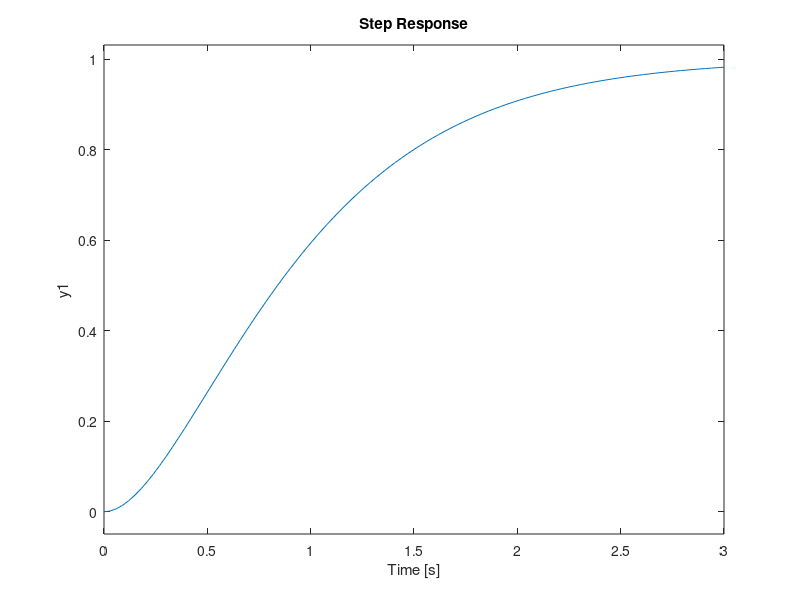
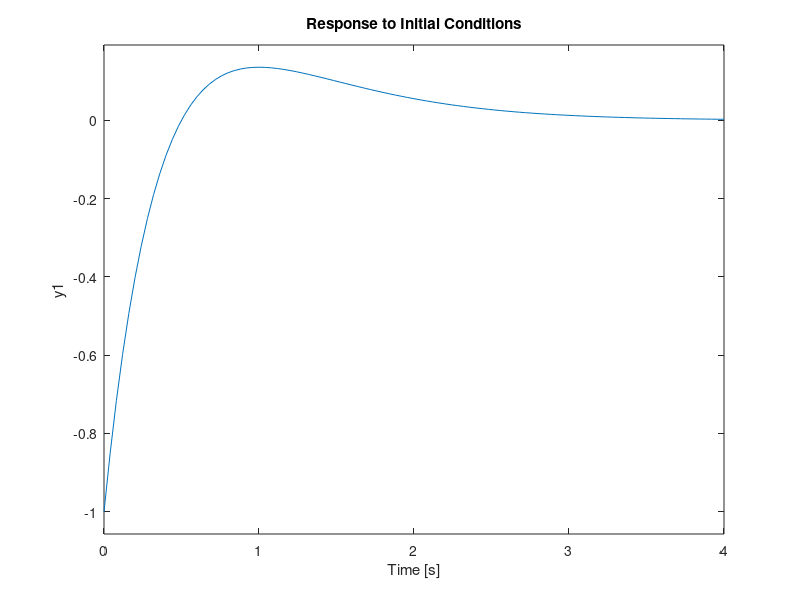
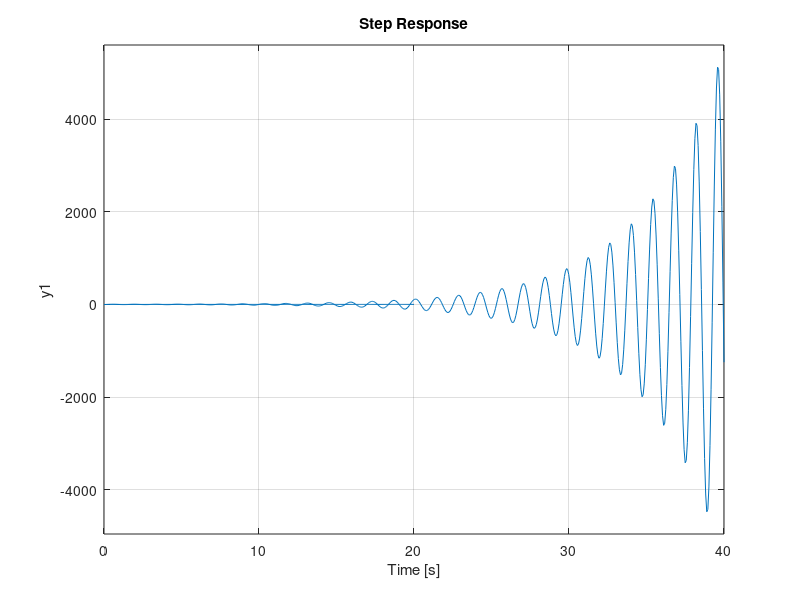

The MATLAB source for these figures, in order:
%%%%%%%%%%%%%%%%%%%%%%%
%    AerE 331 Code    %
%%%%%%%%%%%%%%%%%%%%%%%

%% Problem 2
%Part B

nume1 = 5;
denom1 = [1 1 25];
[A,B,C,D] = tf2ss(nume1,denom1);
A
B
C
D

%Part C
b1 = [5; 0];
b2 = [1; 0];
c1 = [0 1];
c2 = [0 5];
[nume2,denom2] = ss2tf(A,b1,c1,D);
trans1 = tf(nume2,denom2)
[nume3,denom3] = ss2tf(A,b2,c2,D);
trans2 = tf(nume3,denom3)

%Part D

%% Problem 3
%Part B
p2 = [-10+10i -10-10i];
Kp1 = place(A,b1,p2)
bsw = [1;0];
Kp2 = place(A,bsw,p2)

%Part C
trans3 = tf(nume2,denom2*8)
trans5 = tf(nume3,denom3*8)

%Part D
[a7,b7,c7,d7] = tf2ss(nume2,denom2);
sys2 = ss(a7,b7,c7,d7);
num4 = 4;
denom4 = [1 4 4];
trans4 = tf(num4,denom4);
[a3,b3,c3,d3] = tf2ss(num4,denom4);
sys1 = ss(a3,b3,c3,d3);
figure(7)
step(trans1)
hold on
u = feedback(sys2,sys1);
step(u)


%% Problem 4
%Part E

num4 = 4;
denom4 = [1 4 4];
trans4 = tf(num4,denom4);
figure(1)
step(trans4)
grid

x0 = [0 1];
[a3,b3,c3,d3] = tf2ss(num4,denom4);
sys1 = ss(a3,b3,c3,d3);
figure(2)
initial(sys1,x0)
grid
